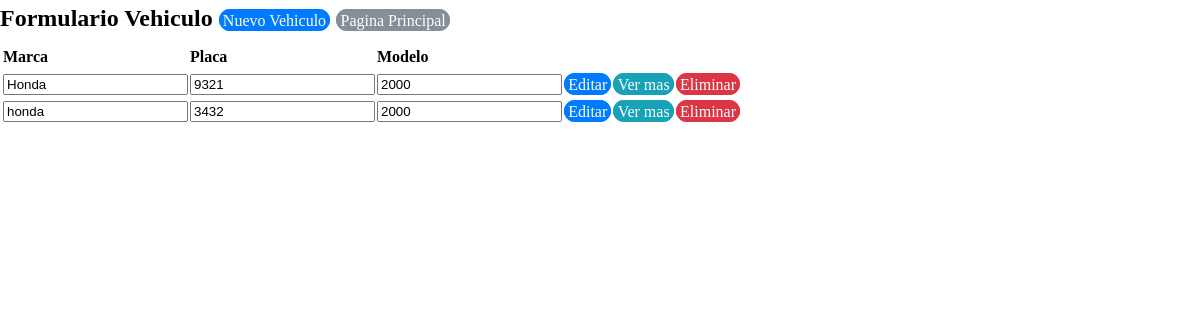
Before: /view/registrovehiculo/RegistroVehiculo.php?action=ver&id=1 with the older database file.
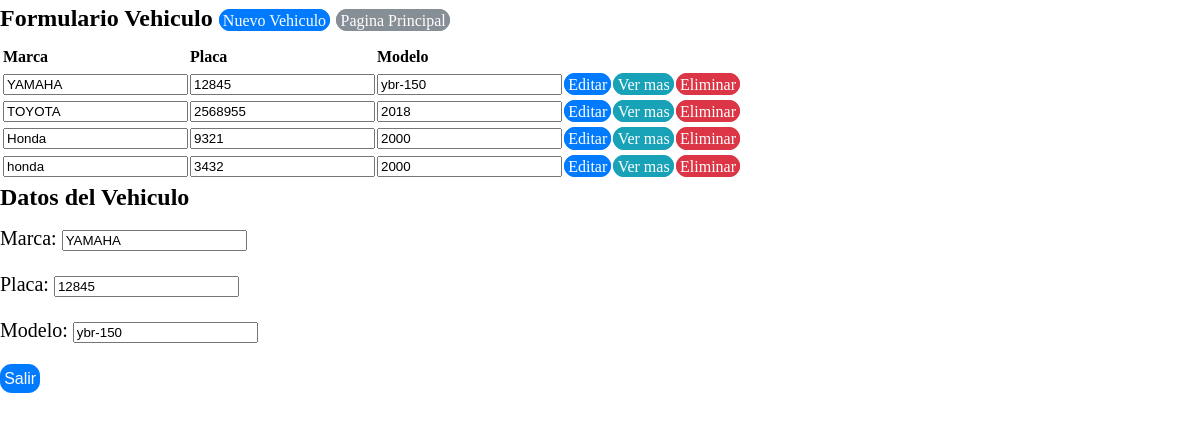
After: the same page with the newer database file.
### tables this page shows
CREATE TABLE `tbvehiculos` (
  `vehiculoid` int(11) NOT NULL,
  `vehiculomarca` varchar(50) NOT NULL,
  `vehiculoplaca` varchar(50) NOT NULL,
  `vehiculomodelo` varchar(50) NOT NULL,
  `vehiculoestado` varchar(50) NOT NULL
);

### business/vehiculobusiness/vehiculoBusiness.php (called while the page is built, shortened)
<?php
class vehiculoBusiness {
    private $DataVehiculo;
    public function vehiculoBusiness() {
        require_once '../../data/datavehiculo/DataVehiculo.php';
        $this->DataVehiculo = new DataVehiculo();
    }
    public function mostrarVehiculo() {
        return $this->DataVehiculo->mostrarVehiculo();
    }
    public function buscarVehiculo($vehiculoid) {
        return $this->DataVehiculo->buscarVehiculo($vehiculoid);
    }
}
?>

### data/datavehiculo/DataVehiculo.php (called while the page is built, shortened)
<?php
class DataVehiculo {
    private $conexion;
    function DataVehiculo() {
        include_once '../../data/dbconexion/Conexion.php';
        $this->conexion = new Conexion();
    }
    public function buscarVehiculo($vehiculoid) {
        if ($this->conexion->crearConexion()->set_charset('utf8')) {
            $array = array();
            $buscarproducto = $this->conexion->crearConexion()->query("SELECT `vehiculoid`,
                    `vehiculomodelo`, `vehiculoplaca`, `vehiculomarca`
                    FROM `tbvehiculos` WHERE vehiculoid='".$vehiculoid."' AND vehiculoestado='1';");
            $this->conexion->cerrarConexion();
            while ($resultado = $buscarproducto->fetch_assoc()) {
                array_push($array, $resultado);
            }
                return $array;
        }
    }
    function mostrarVehiculo() {
        if ($this->conexion->crearConexion()->set_charset('utf8')) {
            $array = array();
            $mostrarproductos = $this->conexion->crearConexion()->query("SELECT `vehiculoid`, `vehiculomodelo`, `vehiculoplaca`, `vehiculomarca` FROM `tbvehiculos` WHERE vehiculoestado=1;");
            $this->conexion->cerrarConexion();
            while ($resultado = $mostrarproductos->fetch_assoc()) {
                array_push($array, $resultado);
            }
            return $array;
        }
    }
}
?>

### data/dbconexion/Conexion.php (called while the page is built, shortened)
<?php
class Conexion {
    private $server;
    private $user;
    private $password;
    private $dbname;
    function Conexion(){
        $this->server = "localhost";
        $this->user = "root";
        $this->password = "";
        $this->dbname = "bdexpressdjb";
    }
    function crearConexion(){
        $this->conexion  = mysqli_connect($this->server,$this->user,$this->password,$this->dbname);
        return $this->conexion;
    }
}

### view/registrovehiculo/RegistroVehiculo.php (the view, shortened to what this page needs)
<!DOCTYPE html>
<head>
    <link rel="stylesheet" href="../../css/estilo.css">
    <?php
    include '../../business/vehiculobusiness/vehiculoBusiness.php';
    ?>
</head>
<body>
    <?php
    $vehiculoBusiness = new vehiculoBusiness();
    $allBusiness = $vehiculoBusiness->mostrarVehiculo();
    ?>
    <h2>
        Formulario Vehiculo
        <a href="?action=registrar" class="btn btn-primary" >Nuevo Vehiculo</a>
        <a href="../ventanaprincipalview/VentanaPrincipalView.php" class="btn btn-secondary">Pagina Principal</a>
    </h2>
    <form  action="RegistroVehiculo.php" method="Post" >
        <table>
            <thead>
                <tr>
                    <th></th>
                    <th>Marca</th>
                    <th>Placa</th>
                    <th>Modelo</th>
                </tr>
            </thead>
            <?php foreach ($allBusiness as $current): ?>
                <tr>
                    <td><input type="hidden" name="vehiculoid"  class="vehiculoid" value="<?php echo $current['vehiculoid']; ?>" readonly  /> </td>
                    <td><input type="text" name="vehiculomarca"  class="vehiculomarca" value="<?php echo $current['vehiculomarca']; ?>" readonly /> </td>
                    <td><input type="text" name="vehiculoplaca"  class="vehiculoplaca" value="<?php echo $current['vehiculoplaca']; ?>" readonly /> </td>
                    <td><input type="text" name="vehiculomodelo"  class="vehiculomodelo" value="<?php echo $current['vehiculomodelo']; ?>" readonly /> </td>
                    <td><a href="?action=editar&id=<?php echo $current['vehiculoid']; ?> " class="btn btn-primary">Editar</a></td>
                    <td><a href="?action=ver&id=<?php echo $current['vehiculoid']; ?> " class="btn btn-info">Ver mas</a></td>
                    <td><a href="?action=eliminar&id=<?php echo $current['vehiculoid']; ?> " class="btn btn-danger">Eliminar</a></td>
                </tr>
            <?php endforeach ?>
        </table>
    </form>
    <?php
    if (isset($_REQUEST['action'])) {
        switch ($_REQUEST['action']) {
            case 'ver':
                $vehiculoAll = $vehiculoBusiness->buscarVehiculo($_REQUEST['id']);
                foreach ($vehiculoAll as $current) {
                    echo '<form  action="RegistroVehiculo.php" method="Post">';
                    echo '<h2>Datos del Vehiculo</h2>';
                    echo '<p>Marca: <input type="text" name="vehiculomarca" id="vehiculomarca" value="' . $current['vehiculomarca'] . '" readonly /></p>';
                    echo '<p>Placa: <input type="text" name="vehiculoplaca" id="vehiculoplaca"  value="' . $current['vehiculoplaca'] . '" readonly /></p>';
                    echo '<p>Modelo: <input type="text" name="vehiculomodelo" id="vehiculomodelo"  value="' . $current['vehiculomodelo'] . '" readonly /></p>';
                    echo '<p><input type="submit" class="btn btn-primary" value="Salir" name="salir" id="salir"/></p>';
                    echo '</form>';
                }
                break;
        }
    }
    ?>
</body>
</html>

### css/estilo.css (style rules this page uses)
body { margin: 0; font-family: verdana; font-size: 1rem; font-weight: normal; line-height: 1.5; color: black; background-color: window; }
h1, h2, h3, h4, h5, h6 { margin-top: 0; margin-bottom: .5rem; }
p { margin-top: 0; margin-bottom: 1rem; font-family: verdana; font-size: 20px; }
a { color: blue; text-decoration: none; background-color: transparent; -webkit-text-decoration-skip: objects; }
table { border-collapse: collapse; }
th { text-align: left; }
.btn { font-weight: normal; text-align: center; white-space: nowrap; vertical-align: middle; border: 1px solid transparent; padding: 0.1rem 0.2rem; font-size: 1rem; line-height: 1.5; border-radius: 0.70rem; transition: all 0.15s ease-in-out; }
.btn-primary { color: #fff; background-color: #007bff; border-color: #007bff; }
.btn-secondary { color: #fff; background-color: #868e96; border-color: #868e96; }
.btn-info { color: #fff; background-color: #17a2b8; border-color: #17a2b8; }
.btn-danger { color: #fff; background-color: #dc3545; border-color: #dc3545; }

Changed rows visible on the page:
now on this page (row edited): tbvehiculos: vehiculomarca "YAMAHA", vehiculoplaca "12845", vehiculomodelo "ybr-150"
now on this page (row edited): tbvehiculos: vehiculomarca "TOYOTA", vehiculoplaca "2568955", vehiculomodelo "2018", shown under "Formulario Vehiculo Nuevo VehiculoPagina Principal"
